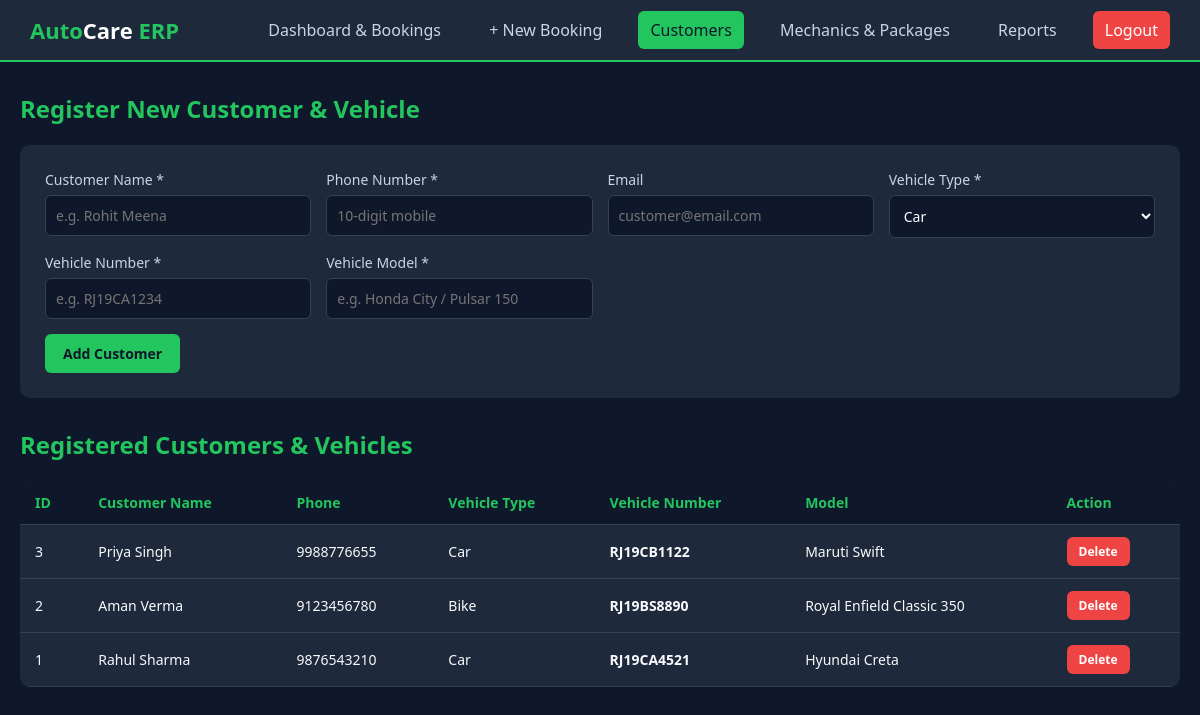
The page /customers.php (signed in) on the database its author committed.
### tables this page shows
CREATE TABLE customers (
    customer_id INT AUTO_INCREMENT PRIMARY KEY,
    customer_name VARCHAR(100) NOT NULL,
    phone VARCHAR(15) NOT NULL,
    email VARCHAR(100),
    vehicle_type ENUM('Car', 'Bike') NOT NULL,
    vehicle_number VARCHAR(20) NOT NULL UNIQUE,
    vehicle_model VARCHAR(50) NOT NULL
);

### customers.php (the view, shortened to what this page needs)
<?php
include 'db.php';
$customers = mysqli_query($conn, "SELECT * FROM customers ORDER BY customer_id DESC");
?>
<!DOCTYPE html>
<html lang="en">
<head>
    <link rel="stylesheet" href="style.css">
</head>
<body>
<div class="navbar">
    <div class="logo">Auto<span>Care</span> ERP</div>
    <div class="nav-links">
        <a href="index.php">Dashboard & Bookings</a>
        <a href="add_booking.php">+ New Booking</a>
        <a href="customers.php" class="active">Customers</a>
        <a href="mechanics.php">Mechanics & Packages</a>
        <a href="report.php">Reports</a>
        <a href="logout.php" style="background:#ef4444; color:#fff;">Logout</a>
    </div>
</div>
<div class="container">
    <h2>Register New Customer & Vehicle</h2>
    <div class="form-box">
        <form method="POST">
            <div class="form-grid">
                <div class="form-group">
                    <label>Customer Name *</label>
                    <input type="text" name="customer_name" required placeholder="e.g. Rohit Meena">
                </div>
                <div class="form-group">
                    <label>Phone Number *</label>
                    <input type="text" name="phone" required pattern="[0-9]{10}" placeholder="10-digit mobile">
                </div>
                <div class="form-group">
                    <label>Email</label>
                    <input type="email" name="email" placeholder="customer@email.com">
                </div>
                <div class="form-group">
                    <label>Vehicle Type *</label>
                    <select name="vehicle_type">
                        <option value="Car">Car</option>
                    </select>
                </div>
                <div class="form-group">
                    <label>Vehicle Number *</label>
                    <input type="text" name="vehicle_number" required placeholder="e.g. RJ19CA1234">
                </div>
                <div class="form-group">
                    <label>Vehicle Model *</label>
                    <input type="text" name="vehicle_model" required placeholder="e.g. Honda City / Pulsar 150">
                </div>
            </div>
            <button type="submit" class="btn btn-primary">Add Customer</button>
        </form>
    </div>
    <h2>Registered Customers & Vehicles</h2>
    <table>
        <thead>
            <tr>
                <th>ID</th>
                <th>Customer Name</th>
                <th>Phone</th>
                <th>Vehicle Type</th>
                <th>Vehicle Number</th>
                <th>Model</th>
                <th>Action</th>
            </tr>
        </thead>
        <tbody>
            <?php while($c = mysqli_fetch_assoc($customers)): ?>
            <tr>
                <td><?php echo $c['customer_id']; ?></td>
                <td><?php echo htmlspecialchars($c['customer_name']); ?></td>
                <td><?php echo htmlspecialchars($c['phone']); ?></td>
                <td><?php echo $c['vehicle_type']; ?></td>
                <td><strong><?php echo htmlspecialchars($c['vehicle_number']); ?></strong></td>
                <td><?php echo htmlspecialchars($c['vehicle_model']); ?></td>
                <td><a href="customers.php?del=<?php echo $c['customer_id']; ?>" class="btn btn-delete" onclick="return confirm('Delete customer?');">Delete</a></td>
            </tr>
            <?php endwhile; ?>
        </tbody>
    </table>
</div>
</body>
</html>

### style.css (style rules this page uses)
* { margin: 0; padding: 0; box-sizing: border-box; font-family: 'Segoe UI', Tahoma, Geneva, Verdana, sans-serif; }
body { background-color: #0f172a; color: #f8fafc; }
.navbar { background-color: #1e293b; padding: 15px 30px; display: flex; justify-content: space-between; align-items: center; border-bottom: 2px solid #22c55e; }
.navbar .logo { font-size: 22px; font-weight: bold; color: #22c55e; }
.navbar .logo span { color: #fff; }
.nav-links a { color: #cbd5e1; text-decoration: none; margin-left: 20px; font-weight: 500; padding: 8px 12px; border-radius: 6px; transition: 0.2s; }
.nav-links a:hover, .nav-links a.active { background-color: #22c55e; color: #0f172a; }
.container { max-width: 1200px; margin: 30px auto; padding: 0 20px; }
h2 { margin-bottom: 20px; color: #22c55e; }
.form-box { background-color: #1e293b; padding: 25px; border-radius: 10px; margin-bottom: 30px; }
.form-grid { display: grid; grid-template-columns: repeat(auto-fit, minmax(220px, 1fr)); gap: 15px; }
.form-group { display: flex; flex-direction: column; }
.form-group label { margin-bottom: 6px; font-size: 14px; color: #cbd5e1; }
.form-group input, .form-group select { padding: 10px; border-radius: 6px; border: 1px solid #334155; background-color: #0f172a; color: #fff; font-size: 14px; }
.btn { padding: 10px 18px; border: none; border-radius: 6px; cursor: pointer; font-weight: bold; text-decoration: none; display: inline-block; font-size: 14px; }
.btn-primary { background-color: #22c55e; color: #0f172a; margin-top: 15px; }
.btn-delete { background-color: #ef4444; color: #fff; padding: 6px 12px; font-size: 12px; }
table { width: 100%; border-collapse: collapse; background-color: #1e293b; border-radius: 10px; overflow: hidden; }
th, td { padding: 12px 15px; text-align: left; border-bottom: 1px solid #334155; font-size: 14px; }
th { background-color: #0f172a; color: #22c55e; }

### rows shown on the page
customers: customer_id "3", customer_name "Priya Singh", phone "9988776655", vehicle_type "Car", vehicle_number "RJ19CB1122", vehicle_model "Maruti Swift"
customers: customer_id "2", customer_name "Aman Verma", phone "9123456780", vehicle_type "Bike", vehicle_number "RJ19BS8890", vehicle_model "Royal Enfield Classic 350"
customers: customer_id "1", customer_name "Rahul Sharma", phone "9876543210", vehicle_type "Car", vehicle_number "RJ19CA4521", vehicle_model "Hyundai Creta"
